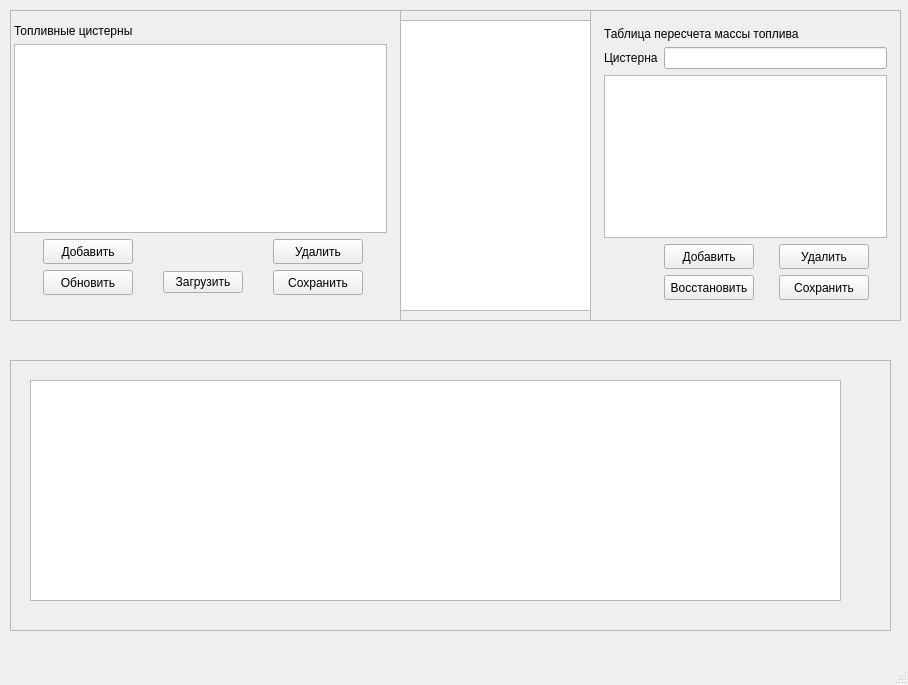
<?xml version="1.0" encoding="UTF-8"?>
<ui version="4.0">
 <class>TanksEdit</class>
 <widget class="QMainWindow" name="TanksEdit">
  <property name="windowModality">
   <enum>Qt::WindowModal</enum>
  </property>
  <property name="geometry">
   <rect>
    <x>0</x>
    <y>0</y>
    <width>908</width>
    <height>685</height>
   </rect>
  </property>
  <property name="sizePolicy">
   <sizepolicy hsizetype="Expanding" vsizetype="Expanding">
    <horstretch>0</horstretch>
    <verstretch>0</verstretch>
   </sizepolicy>
  </property>
  <property name="windowTitle">
   <string>Редактирование списка топливных цистерн</string>
  </property>
  <property name="windowIcon">
   <iconset>
    <normaloff>../../../../usr/share/icons/fly-astra/48x48/status/battery-080.png</normaloff>../../../../usr/share/icons/fly-astra/48x48/status/battery-080.png</iconset>
  </property>
  <property name="whatsThis">
   <string>Окно редактирования списка топливных цистерн</string>
  </property>
  <widget class="QWidget" name="centralwidget">
   <widget class="QFrame" name="frame_1">
    <property name="geometry">
     <rect>
      <x>10</x>
      <y>10</y>
      <width>391</width>
      <height>311</height>
     </rect>
    </property>
    <property name="frameShape">
     <enum>QFrame::StyledPanel</enum>
    </property>
    <property name="frameShadow">
     <enum>QFrame::Raised</enum>
    </property>
    <widget class="QWidget" name="layoutWidget">
     <property name="geometry">
      <rect>
       <x>0</x>
       <y>10</y>
       <width>381</width>
       <height>279</height>
      </rect>
     </property>
     <layout class="QGridLayout" name="glRefList">
      <property name="leftMargin">
       <number>4</number>
      </property>
      <property name="topMargin">
       <number>4</number>
      </property>
      <property name="rightMargin">
       <number>4</number>
      </property>
      <property name="bottomMargin">
       <number>4</number>
      </property>
      <item row="2" column="1">
       <widget class="QPushButton" name="pbnAddTank">
        <property name="sizePolicy">
         <sizepolicy hsizetype="Fixed" vsizetype="Fixed">
          <horstretch>0</horstretch>
          <verstretch>0</verstretch>
         </sizepolicy>
        </property>
        <property name="minimumSize">
         <size>
          <width>90</width>
          <height>25</height>
         </size>
        </property>
        <property name="maximumSize">
         <size>
          <width>90</width>
          <height>25</height>
         </size>
        </property>
        <property name="text">
         <string>Добавить</string>
        </property>
       </widget>
      </item>
      <item row="3" column="5">
       <widget class="QPushButton" name="pbnSaveTanksList">
        <property name="sizePolicy">
         <sizepolicy hsizetype="Fixed" vsizetype="Fixed">
          <horstretch>0</horstretch>
          <verstretch>0</verstretch>
         </sizepolicy>
        </property>
        <property name="minimumSize">
         <size>
          <width>90</width>
          <height>25</height>
         </size>
        </property>
        <property name="maximumSize">
         <size>
          <width>90</width>
          <height>25</height>
         </size>
        </property>
        <property name="text">
         <string>Сохранить</string>
        </property>
       </widget>
      </item>
      <item row="1" column="0" colspan="7">
       <widget class="QTableView" name="tvTanks">
        <property name="editTriggers">
         <set>QAbstractItemView::AnyKeyPressed|QAbstractItemView::DoubleClicked|QAbstractItemView::EditKeyPressed|QAbstractItemView::SelectedClicked</set>
        </property>
        <attribute name="horizontalHeaderStretchLastSection">
         <bool>true</bool>
        </attribute>
       </widget>
      </item>
      <item row="0" column="0" colspan="2">
       <widget class="QLabel" name="label">
        <property name="text">
         <string>Топливные цистерны</string>
        </property>
       </widget>
      </item>
      <item row="2" column="5">
       <widget class="QPushButton" name="pbnRemoveTank">
        <property name="sizePolicy">
         <sizepolicy hsizetype="Fixed" vsizetype="Fixed">
          <horstretch>0</horstretch>
          <verstretch>0</verstretch>
         </sizepolicy>
        </property>
        <property name="minimumSize">
         <size>
          <width>90</width>
          <height>25</height>
         </size>
        </property>
        <property name="maximumSize">
         <size>
          <width>90</width>
          <height>25</height>
         </size>
        </property>
        <property name="text">
         <string>Удалить</string>
        </property>
       </widget>
      </item>
      <item row="3" column="3">
       <widget class="QPushButton" name="pbnLoadTanksFromFile">
        <property name="text">
         <string>Загрузить</string>
        </property>
       </widget>
      </item>
      <item row="3" column="1">
       <widget class="QPushButton" name="pbnRestoreTanksList">
        <property name="sizePolicy">
         <sizepolicy hsizetype="Fixed" vsizetype="Fixed">
          <horstretch>0</horstretch>
          <verstretch>0</verstretch>
         </sizepolicy>
        </property>
        <property name="minimumSize">
         <size>
          <width>90</width>
          <height>25</height>
         </size>
        </property>
        <property name="maximumSize">
         <size>
          <width>90</width>
          <height>25</height>
         </size>
        </property>
        <property name="text">
         <string>Обновить</string>
        </property>
       </widget>
      </item>
     </layout>
    </widget>
   </widget>
   <widget class="QFrame" name="frame_2">
    <property name="geometry">
     <rect>
      <x>400</x>
      <y>10</y>
      <width>191</width>
      <height>311</height>
     </rect>
    </property>
    <property name="frameShape">
     <enum>QFrame::StyledPanel</enum>
    </property>
    <property name="frameShadow">
     <enum>QFrame::Raised</enum>
    </property>
    <widget class="QWidget" name="verticalLayoutWidget">
     <property name="geometry">
      <rect>
       <x>0</x>
       <y>10</y>
       <width>191</width>
       <height>291</height>
      </rect>
     </property>
     <layout class="QVBoxLayout" name="verticalLayout">
      <item>
       <widget class="QGraphicsView" name="graphicsView"/>
      </item>
     </layout>
    </widget>
   </widget>
   <widget class="QFrame" name="frame_3">
    <property name="geometry">
     <rect>
      <x>590</x>
      <y>10</y>
      <width>311</width>
      <height>311</height>
     </rect>
    </property>
    <property name="frameShape">
     <enum>QFrame::StyledPanel</enum>
    </property>
    <property name="frameShadow">
     <enum>QFrame::Raised</enum>
    </property>
    <widget class="QWidget" name="layoutWidget">
     <property name="geometry">
      <rect>
       <x>10</x>
       <y>13</y>
       <width>291</width>
       <height>281</height>
      </rect>
     </property>
     <layout class="QGridLayout" name="glMeasures">
      <property name="leftMargin">
       <number>4</number>
      </property>
      <property name="topMargin">
       <number>4</number>
      </property>
      <property name="rightMargin">
       <number>4</number>
      </property>
      <property name="bottomMargin">
       <number>4</number>
      </property>
      <item row="2" column="0" colspan="5">
       <widget class="QTableView" name="tvMeasures">
        <attribute name="horizontalHeaderStretchLastSection">
         <bool>true</bool>
        </attribute>
       </widget>
      </item>
      <item row="1" column="0">
       <widget class="QLabel" name="label_2">
        <property name="text">
         <string>Цистерна</string>
        </property>
       </widget>
      </item>
      <item row="3" column="3">
       <widget class="QPushButton" name="pbnRemoveMeasure">
        <property name="sizePolicy">
         <sizepolicy hsizetype="Fixed" vsizetype="Fixed">
          <horstretch>0</horstretch>
          <verstretch>0</verstretch>
         </sizepolicy>
        </property>
        <property name="minimumSize">
         <size>
          <width>90</width>
          <height>25</height>
         </size>
        </property>
        <property name="maximumSize">
         <size>
          <width>90</width>
          <height>25</height>
         </size>
        </property>
        <property name="text">
         <string>Удалить</string>
        </property>
       </widget>
      </item>
      <item row="3" column="1">
       <widget class="QPushButton" name="pbnAddMeasure">
        <property name="sizePolicy">
         <sizepolicy hsizetype="Fixed" vsizetype="Fixed">
          <horstretch>0</horstretch>
          <verstretch>0</verstretch>
         </sizepolicy>
        </property>
        <property name="minimumSize">
         <size>
          <width>90</width>
          <height>25</height>
         </size>
        </property>
        <property name="maximumSize">
         <size>
          <width>90</width>
          <height>25</height>
         </size>
        </property>
        <property name="text">
         <string>Добавить</string>
        </property>
       </widget>
      </item>
      <item row="4" column="1">
       <widget class="QPushButton" name="pbnRestoreMeasuresList">
        <property name="sizePolicy">
         <sizepolicy hsizetype="Fixed" vsizetype="Fixed">
          <horstretch>0</horstretch>
          <verstretch>0</verstretch>
         </sizepolicy>
        </property>
        <property name="minimumSize">
         <size>
          <width>90</width>
          <height>25</height>
         </size>
        </property>
        <property name="maximumSize">
         <size>
          <width>90</width>
          <height>25</height>
         </size>
        </property>
        <property name="text">
         <string>Восстановить</string>
        </property>
       </widget>
      </item>
      <item row="1" column="1" colspan="4">
       <widget class="QLineEdit" name="leTank"/>
      </item>
      <item row="4" column="3">
       <widget class="QPushButton" name="pbnSaveMeasuresList">
        <property name="sizePolicy">
         <sizepolicy hsizetype="Fixed" vsizetype="Fixed">
          <horstretch>0</horstretch>
          <verstretch>0</verstretch>
         </sizepolicy>
        </property>
        <property name="minimumSize">
         <size>
          <width>90</width>
          <height>25</height>
         </size>
        </property>
        <property name="maximumSize">
         <size>
          <width>90</width>
          <height>25</height>
         </size>
        </property>
        <property name="text">
         <string>Сохранить</string>
        </property>
       </widget>
      </item>
      <item row="0" column="0" colspan="5">
       <widget class="QLabel" name="label_3">
        <property name="text">
         <string>Таблица пересчета массы топлива</string>
        </property>
       </widget>
      </item>
     </layout>
    </widget>
   </widget>
   <widget class="QFrame" name="frame_4">
    <property name="geometry">
     <rect>
      <x>10</x>
      <y>360</y>
      <width>881</width>
      <height>271</height>
     </rect>
    </property>
    <property name="frameShape">
     <enum>QFrame::StyledPanel</enum>
    </property>
    <property name="frameShadow">
     <enum>QFrame::Raised</enum>
    </property>
    <widget class="QWidget" name="horizontalLayoutWidget">
     <property name="geometry">
      <rect>
       <x>20</x>
       <y>20</y>
       <width>811</width>
       <height>221</height>
      </rect>
     </property>
     <layout class="QHBoxLayout" name="horizontalLayout">
      <item>
       <widget class="QTextEdit" name="teLog"/>
      </item>
     </layout>
    </widget>
   </widget>
  </widget>
  <widget class="QMenuBar" name="menubar">
   <property name="geometry">
    <rect>
     <x>0</x>
     <y>0</y>
     <width>908</width>
     <height>22</height>
    </rect>
   </property>
  </widget>
  <widget class="QStatusBar" name="statusBar"/>
 </widget>
 <resources/>
 <connections/>
</ui>
